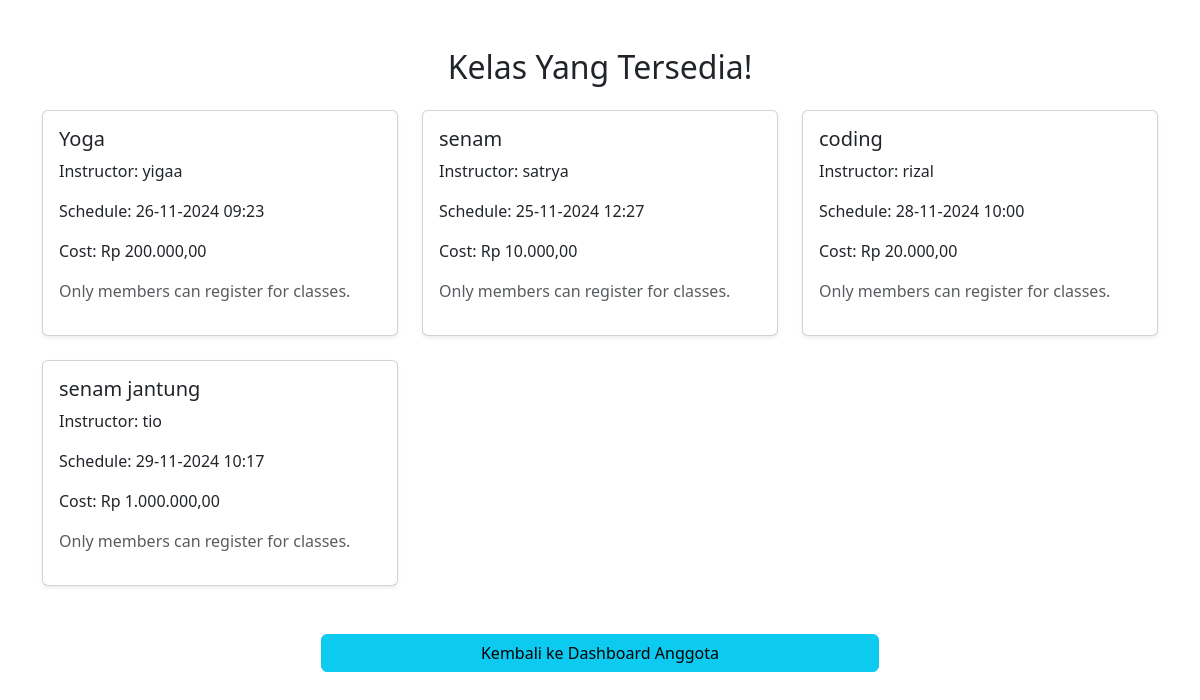
The app's page /anggota/kelas.php (signed in) with its own data.
### tables this page shows
CREATE TABLE `kelas` (
  `id` int(11) NOT NULL,
  `nama_kelas` varchar(100) NOT NULL,
  `nama_instruktur` varchar(100) NOT NULL,
  `jadwal` datetime NOT NULL,
  `peserta` int(11) NOT NULL DEFAULT 0,
  `biaya` decimal(10,2) NOT NULL
);

### anggota/kelas.php (the view, shortened to what this page needs)
<?php
require_once('../config/koneksi.php');
$username = $_SESSION['username'];
$sql_user = "SELECT role FROM users WHERE username = ?";
$stmt = $conn->prepare($sql_user);
$stmt->bind_param("s", $username);
$stmt->execute();
$result_user = $stmt->get_result();
if ($result_user->num_rows > 0) {
    $user = $result_user->fetch_assoc();
    $user_role = $user['role'];
} else {
    echo "User not found!";
    exit();
}
$sql = "SELECT id, nama_kelas, nama_instruktur, jadwal, biaya FROM kelas";
$result = $conn->query($sql);
function format_date($datetime) {
    return date('d-m-Y H:i', strtotime($datetime));
}
?>
<!DOCTYPE html>
<html lang="en">
<head>
    <link href="https://cdn.jsdelivr.net/npm/bootstrap@5.3.0-alpha1/dist/css/bootstrap.min.css" rel="stylesheet">
</head>
<body>
    <div class="container mt-5">
        <h2 class="mb-4 text-center">Kelas Yang Tersedia!</h2>
        <div class="row">
            <?php while ($row = $result->fetch_assoc()): ?>
                <div class="col-md-4 mb-4">
                    <div class="card shadow-sm">
                        <div class="card-body">
                            <h5 class="card-title"><?php echo htmlspecialchars($row['nama_kelas']); ?></h5>
                            <p class="card-text">Instructor: <?php echo htmlspecialchars($row['nama_instruktur']); ?></p>
                            <p class="card-text">Schedule: <?php echo format_date($row['jadwal']); ?></p>
                            <p class="card-text">Cost: Rp <?php echo number_format($row['biaya'], 2, ',', '.'); ?></p>
                            <?php if ($user_role === 'anggota'): ?>
                                <a href="check_in.php?kelas_id=<?php echo $row['id']; ?>" class="btn btn-primary">Daftar Kelas</a>
                            <?php else: ?>
                                <p class="text-muted">Only members can register for classes.</p>
                            <?php endif; ?>
                        </div>
                    </div>
                </div>
            <?php endwhile; ?>
        </div>
        <div class="row mt-4">
            <div class="col text-center">
                <a href="anggota_dashboard.php" class="btn btn-info w-50">
                    Kembali ke Dashboard Anggota
                </a>
            </div>
        </div>
    </div>
</body>
</html>

### records on screen
kelas: nama_kelas "Yoga", nama_instruktur "yigaa", jadwal "26-11-2024 09:23", biaya "200.000,00"
kelas: nama_kelas "senam", nama_instruktur "satrya", jadwal "25-11-2024 12:27", biaya "10.000,00"
kelas: nama_kelas "coding", nama_instruktur "rizal", jadwal "28-11-2024 10:00", biaya "20.000,00"
kelas: nama_kelas "senam jantung", nama_instruktur "tio", jadwal "29-11-2024 10:17", biaya "1.000.000,00"
